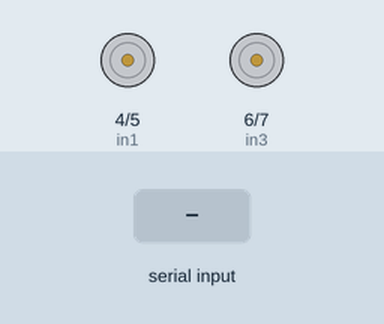
Bench run of a sketch on a simulated Arduino Uno, built with avr-gcc and run on an emulated ATmega328P. On the bench: motor-driver pin pairs drawn as motors (green arrow = first pin HIGH = forward, orange = second pin HIGH = backward, longer = more drive). The test bench sets the inputs (shaded band).

Above: at 1.2 s.
1.3 s: "1" received over Serial
At 2.5 s:
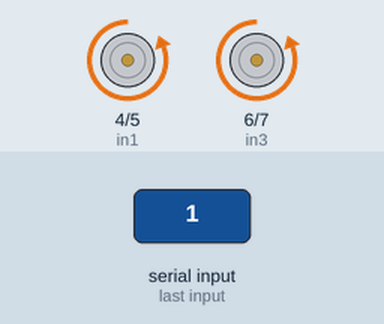
2.8 s: "4" received over Serial
At 3.7 s:
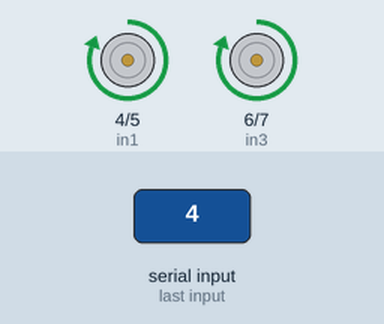
4.3 s: "2" received over Serial
At 4.8 s:
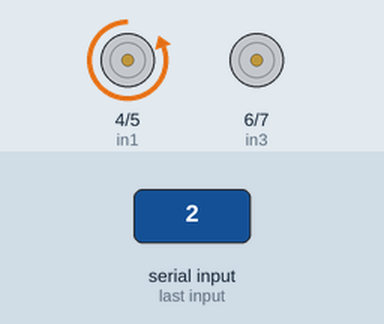
5.8 s: "3" received over Serial
At 7.0 s:
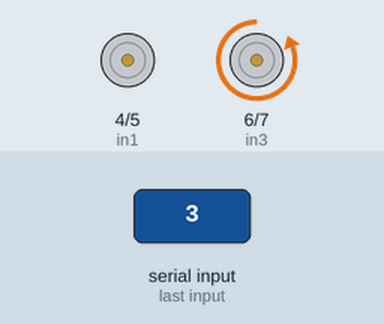
7.3 s: "5" received over Serial
At 8.3 s:
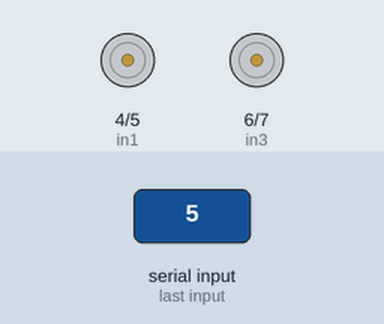
Timing chart, 0 to 9.8 s (numbered marks = the images above; inputs shaded):
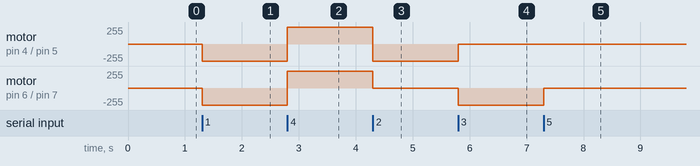

Measured:
- after the input at 1.3 s, motor on pin 4 (in1) / pin 5 (in2), motor on pin 6 (in3) / pin 7 (in4): stopped → backward 255/255 at once
- after the input at 2.8 s, motor on pin 4 (in1) / pin 5 (in2), motor on pin 6 (in3) / pin 7 (in4): backward 255/255 → forward 255/255 at once
- after the input at 4.3 s, motor on pin 4 (in1) / pin 5 (in2): forward 255/255 → backward 255/255 at once; motor on pin 6 (in3) / pin 7 (in4): forward 255/255 → stopped at once
- after the input at 5.8 s, motor on pin 4 (in1) / pin 5 (in2): backward 255/255 → stopped at once; motor on pin 6 (in3) / pin 7 (in4): stopped → backward 255/255 at once
- after the input at 7.3 s, motor on pin 6 (in3) / pin 7 (in4): backward 255/255 → stopped at once

The sketch:

car_control.ino
```cpp
#define in1 4
#define in2 5
#define in3 6
#define in4 7

void setup() {
  pinMode(in1,OUTPUT);
pinMode(in2,OUTPUT);
pinMode(in3,OUTPUT);
pinMode(in4,OUTPUT);
Serial.begin(9600);


}

void loop() {
if(Serial.available()>0)
{
  int n = Serial.read();
  if(n=='5')
  {
    stp();
  }
  if(n=='1')
  {
    forward();

  }
  if(n=='4')
  {
    backward();
  }
  if(n=='2')
  {
    left();
  }
  if(n=='3')
  {
    right();
  }
  }
}

void forward()

{
digitalWrite(in1,0);
digitalWrite(in2,1);
digitalWrite(in4,1);
digitalWrite(in3,0);
}

void backward()

{
digitalWrite(in1,1);
digitalWrite(in2,0);
digitalWrite(in4,0);
digitalWrite(in3,1);
}
void right()

{
digitalWrite(in1,0);
digitalWrite(in2,0);
digitalWrite(in4,1);
digitalWrite(in3,0);
}

void left()

{
digitalWrite(in1,0);
digitalWrite(in2,1);
digitalWrite(in4,0);
digitalWrite(in3,0);
}
void stp()
{
  digitalWrite(in1,0);
digitalWrite(in2,0);
digitalWrite(in4,0);
digitalWrite(in3,0);
}
```
